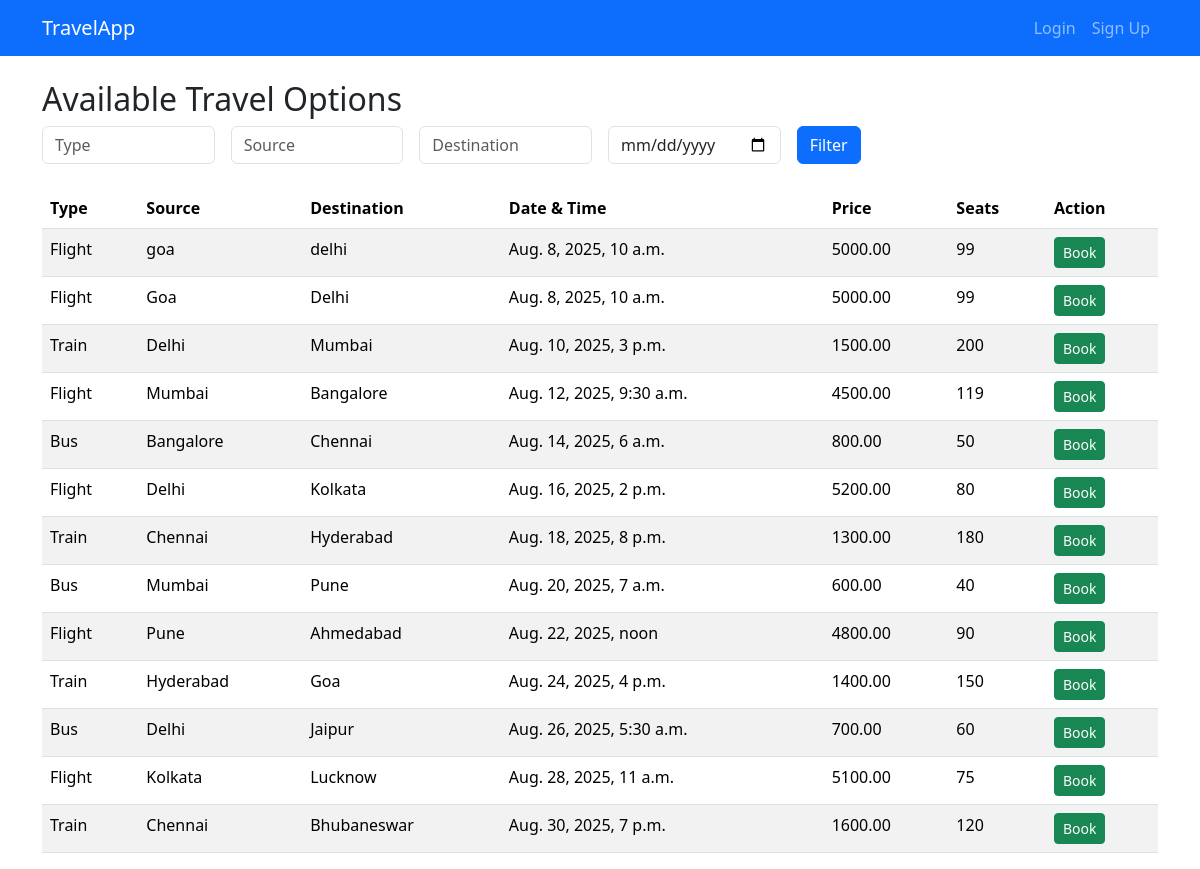
The page / on the database its author committed.
### travel_options/models.py (models this page shows, shortened)
class Destination(models.Model):
    TRAVEL_TYPES = [
        ('Flight', 'Flight'),
        ('Train', 'Train'),
        ('Bus', 'Bus'),
    ]
    name = models.CharField(max_length=100)
    description = models.TextField()
    travel_type = models.CharField(max_length=10, choices=TRAVEL_TYPES)
    source = models.CharField(max_length=100)
    destination = models.CharField(max_length=100)
    datetime = models.DateTimeField()
    price = models.DecimalField(max_digits=10, decimal_places=2)
    available_seats = models.PositiveIntegerField()

### travel_options/views.py (the view)
# urls.py: path('', travel_views.destinations_list, name='destinations_list'),
def destinations_list(request):
    travel_type = request.GET.get('type')
    source = request.GET.get('source')
    destination_name = request.GET.get('destination')
    date = request.GET.get('date')
    travels = Destination.objects.all()
    if travel_type:
        travels = travels.filter(travel_type__iexact=travel_type)
    if source:
        travels = travels.filter(source__icontains=source)
    if destination_name:
        travels = travels.filter(destination__icontains=destination_name)
    if date:
        try:
            travel_date = datetime.strptime(date, "%Y-%m-%d").date()
            travels = travels.filter(datetime__date=travel_date)
        except ValueError:
            pass
    context = {
        'travels': travels,
        'filters': {
            'type': travel_type or '',
            'source': source or '',
            'destination': destination_name or '',
            'date': date or '',
        }
    }
    return render(request, 'travel_options/destinations_list.html', context)

### travel_options/templates/travel_options/destinations_list.html
{% extends 'base.html' %}
{% block content %}
<h2>Available Travel Options</h2>
<form method="get" class="row g-3 mb-4">
    <div class="col-md-2">
        <input type="text" name="type" placeholder="Type" value="{{ filters.type }}" class="form-control">
    </div>
    <div class="col-md-2">
        <input type="text" name="source" placeholder="Source" value="{{ filters.source }}" class="form-control">
    </div>
    <div class="col-md-2">
        <input type="text" name="destination" placeholder="Destination" value="{{ filters.destination }}" class="form-control">
    </div>
    <div class="col-md-2">
        <input type="date" name="date" value="{{ filters.date }}" class="form-control">
    </div>
    <div class="col-md-2">
        <button type="submit" class="btn btn-primary">Filter</button>
    </div>
</form>
<table class="table table-striped">
    <thead>
        <tr>
            <th>Type</th>
            <th>Source</th>
            <th>Destination</th>
            <th>Date & Time</th>
            <th>Price</th>
            <th>Seats</th>
            <th>Action</th>
        </tr>
    </thead>
    <tbody>
        {% for travel in travels %}
        <tr>
            <td>{{ travel.travel_type }}</td>
            <td>{{ travel.source }}</td>
            <td>{{ travel.destination }}</td>
            <td>{{ travel.datetime }}</td>
            <td>{{ travel.price }}</td>
            <td>{{ travel.available_seats }}</td>
            <td><a href="{% url 'destination_detail' travel.id %}" class="btn btn-success btn-sm">Book</a></td>
        </tr>
        {% empty %}
        <tr><td colspan="7">No travel options found.</td></tr>
        {% endfor %}
    </tbody>
</table>
{% endblock %}

### templates/base.html (shortened to what this page needs)
{% load static %}
<!DOCTYPE html>
<html lang="en">
<head>
    <link href="https://cdn.jsdelivr.net/npm/bootstrap@5.3.1/dist/css/bootstrap.min.css" rel="stylesheet">
</head>
<body>
<nav class="navbar navbar-expand-lg navbar-dark bg-primary">
    <div class="container">
        <a class="navbar-brand" href="/">TravelApp</a>
        <div class="collapse navbar-collapse">
            <ul class="navbar-nav ms-auto">
                {% if user.is_authenticated %}
                    <li class="nav-item"><a class="nav-link" href="{% url 'profile' %}">Profile</a></li>
                    <li class="nav-item">
                        <form method="post" action="{% url 'logout' %}" style="display:inline;">
                            {% csrf_token %}
                            <button type="submit" class="btn btn-link nav-link" style="padding:0;">Logout</button>
                        </form>
                    </li>
                {% else %}
                    <li class="nav-item"><a class="nav-link" href="{% url 'login' %}">Login</a></li>
                    <li class="nav-item"><a class="nav-link" href="{% url 'signup' %}">Sign Up</a></li>
                {% endif %}
            </ul>
        </div>
    </div>
</nav>
<div class="container mt-4">
    {% block content %}{% endblock %}
</div>
</body>
</html>

### rows shown on the page
Destination: travel_type "Flight", source "goa", destination "delhi", datetime "Aug. 8, 2025, 10 a.m.", price "5000.00", available_seats "99"
Destination: travel_type "Flight", source "Goa", destination "Delhi", datetime "Aug. 8, 2025, 10 a.m.", price "5000.00", available_seats "99"
Destination: travel_type "Train", source "Delhi", destination "Mumbai", datetime "Aug. 10, 2025, 3 p.m.", price "1500.00", available_seats "200"
Destination: travel_type "Flight", source "Mumbai", destination "Bangalore", datetime "Aug. 12, 2025, 9:30 a.m.", price "4500.00", available_seats "119"
Destination: travel_type "Bus", source "Bangalore", destination "Chennai", datetime "Aug. 14, 2025, 6 a.m.", price "800.00", available_seats "50"
Destination: travel_type "Flight", source "Delhi", destination "Kolkata", datetime "Aug. 16, 2025, 2 p.m.", price "5200.00", available_seats "80"
Destination: travel_type "Train", source "Chennai", destination "Hyderabad", datetime "Aug. 18, 2025, 8 p.m.", price "1300.00", available_seats "180"
Destination: travel_type "Bus", source "Mumbai", destination "Pune", datetime "Aug. 20, 2025, 7 a.m.", price "600.00", available_seats "40"
Destination: travel_type "Flight", source "Pune", destination "Ahmedabad", datetime "Aug. 22, 2025, noon", price "4800.00", available_seats "90"
Destination: travel_type "Train", source "Hyderabad", destination "Goa", datetime "Aug. 24, 2025, 4 p.m.", price "1400.00", available_seats "150"
Destination: travel_type "Bus", source "Delhi", destination "Jaipur", datetime "Aug. 26, 2025, 5:30 a.m.", price "700.00", available_seats "60"
Destination: travel_type "Flight", source "Kolkata", destination "Lucknow", datetime "Aug. 28, 2025, 11 a.m.", price "5100.00", available_seats "75"
Destination: travel_type "Train", source "Chennai", destination "Bhubaneswar", datetime "Aug. 30, 2025, 7 p.m.", price "1600.00", available_seats "120"
